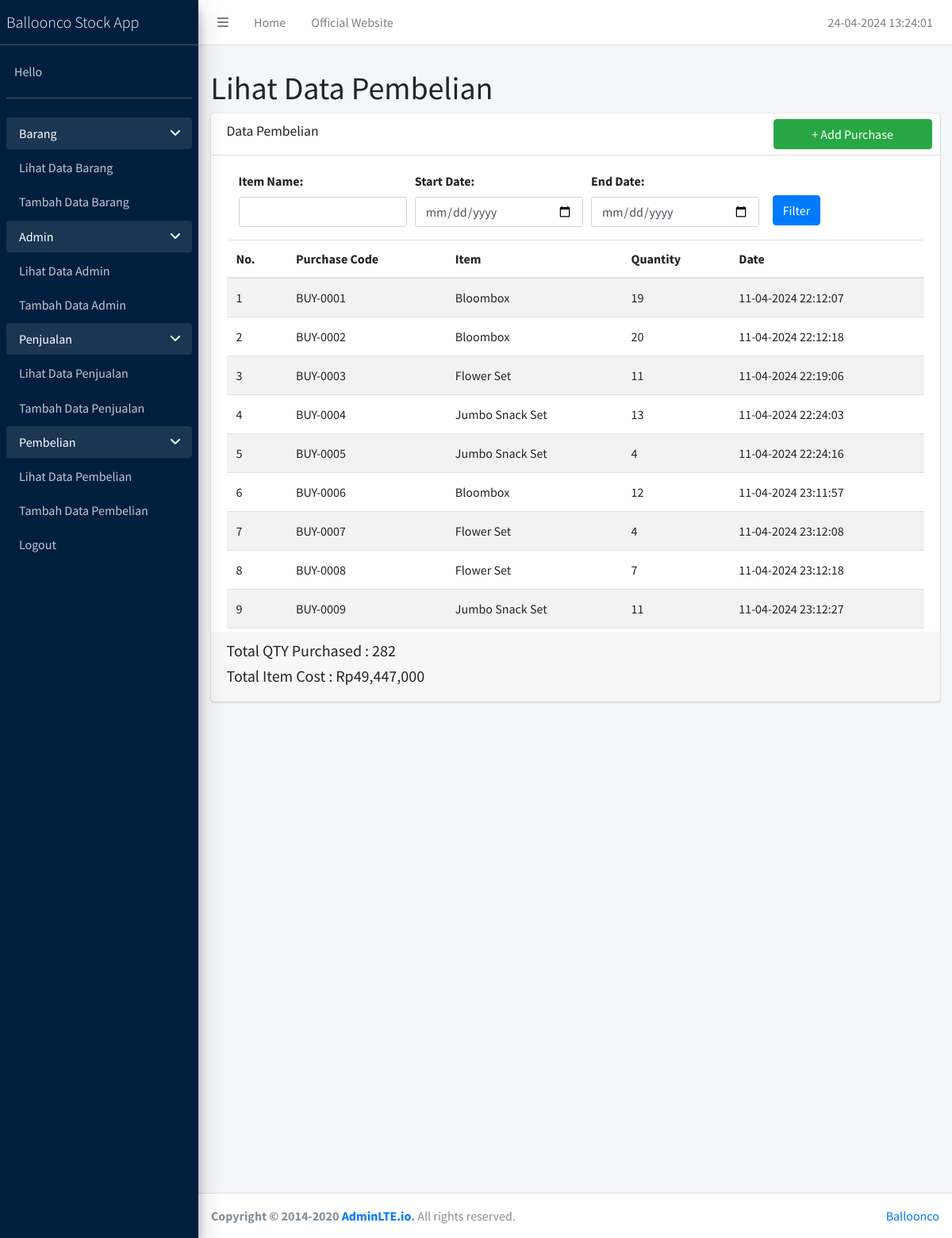
/lihat-pembelian.php, run on the app's committed database.
### tables this page shows
CREATE TABLE `pembelian` (
  `id_pembelian` int(11) NOT NULL,
  `kode_pembelian` varchar(50) NOT NULL,
  `quantity` int(50) NOT NULL,
  `tanggal_pembelian` datetime(6) NOT NULL,
  `id_barang` int(11) NOT NULL
);

CREATE TABLE `barang` (
  `id_barang` int(11) NOT NULL,
  `kode_barang` text NOT NULL,
  `nama_barang` varchar(50) NOT NULL,
  `qty_barang` int(50) NOT NULL,
  `harga_barang` int(50) NOT NULL,
  `harga_beli` int(50) NOT NULL,
  `deskripsi_barang` varchar(50) NOT NULL
);

### lihat-pembelian.php (the view, shortened to what this page needs)
<?php
include 'koneksi.php';
if(isset($_POST['filter'])) {
    $item_name = $_POST['item_name'];
    $start_date = $_POST['start_date'];
    $end_date = $_POST['end_date'];
    $query = "SELECT pb.kode_pembelian, b.nama_barang, pb.quantity, pb.tanggal_pembelian, b.harga_beli
              FROM pembelian pb
              JOIN barang b ON pb.id_barang = b.id_barang
              WHERE 1=1";
    if (!empty($item_name)) {
        $query .= " AND b.nama_barang = '$item_name'";
    }
    if (!empty($start_date) && !empty($end_date)) {
        $query .= " AND DATE(pb.tanggal_pembelian) BETWEEN '$start_date' AND '$end_date'";
    }
    $query .= " ORDER BY pb.tanggal_pembelian ASC";
} else {
    $query = "SELECT pb.kode_pembelian, b.nama_barang, pb.quantity, pb.tanggal_pembelian, b.harga_beli
              FROM pembelian pb
              JOIN barang b ON pb.id_barang = b.id_barang
              ORDER BY pb.tanggal_pembelian ASC";
}
$result = mysqli_query($koneksi, $query);
$query_all_pages = "SELECT SUM(pb.quantity) AS total_purchase, SUM(pb.quantity * b.harga_beli) AS total_harga_barang
                    FROM pembelian pb
                    JOIN barang b ON pb.id_barang = b.id_barang";
$result_all_pages = mysqli_query($koneksi, $query_all_pages);
$data_all_pages = mysqli_fetch_assoc($result_all_pages);
$total_purchase_all_pages = $data_all_pages['total_purchase'];
$total_harga_barang_all_pages = $data_all_pages['total_harga_barang'];
?>
<?php
include 'header.php';
?>
<body class="hold-transition sidebar-mini layout-fixed">
    <div class="wrapper">
        <?php
        include 'menu-bar.php';
        ?>
        <div class="content-wrapper">
            <div class="content-header">
            </div>
            <section class="content">
                <div class="container-fluid">
                    <div class="row">
                        <div class="col-12">
                            <h1>Lihat Data Pembelian</h1>
                            <div class="card">
                                <div class="card-header">
                                    <h3 class="card-title">Data Pembelian</h3>
                                    <div class="card-tools">
                                        <div class="input-group input-group-sm" style="width: 200px;">
                                            <button onclick="location.href='input-pembelian.php';" type="button" class="btn btn-block btn-success btn-md"> + Add Purchase</button>
                                        </div>
                                    </div>
                                </div>
                                <div class="card-body table-responsive" style="height: 600px;">
                                    <form method="post" action="">
                                        <div class="form-row">
                                            <div class="form-group col-md-3">
                                                <label style="margin-left: 15px;" for="item_name">Item Name:</label>
                                                <input style="margin-left: 15px;" type="text" class="form-control" id="item_name" name="item_name" value="<?php echo isset($_POST['item_name']) ? $_POST['item_name'] : ''; ?>">
                                            </div>
                                            <div class="form-group col-md-3">
                                                <label style="margin-left: 15px;" for="start_date">Start Date:</label>
                                                <input style="margin-left: 15px;" type="date" class="form-control" id="start_date" name="start_date" value="<?php echo isset($_POST['start_date']) ? $_POST['start_date'] : ''; ?>">
                                            </div>
                                            <div class="form-group col-md-3">
                                                <label style="margin-left: 15px;" for="end_date">End Date:</label>
                                                <input style="margin-left: 15px;" type="date" class="form-control" id="end_date" name="end_date" value="<?php echo isset($_POST['end_date']) ? $_POST['end_date'] : ''; ?>">
                                            </div>
                                            <div class="form-group col-md-3">
                                                <label>&nbsp;</label>
                                                <input style="margin-top: 30px; margin-left: 15px; " type="submit" class="btn btn-primary btn-md" name="filter" value="Filter">
                                            </div>
                                        </div>
                                    </form>
                                    <table class="table table-head-fixed table-striped">
                                        <thead>
                                            <tr>
                                                <th>No.</th>
                                                <th>Purchase Code</th>
                                                <th>Item</th>
                                                <th>Quantity</th>
                                                <th>Date</th>
                                            </tr>
                                        </thead>
                                        <tbody>
                                            <?php
                                            $no = 1;
                                            while ($data = mysqli_fetch_array($result)) {
                                                ?>
                                                <tr>
                                                    <td><?php echo $no; ?></td>
                                                    <td><?php echo $data['kode_pembelian']; ?></td>
                                                    <td><?php echo $data['nama_barang']; ?></td>
                                                    <td><?php echo $data['quantity']; ?></td>
                                                    <td><?php echo date("d-m-Y H:i:s", strtotime($data['tanggal_pembelian'])); ?></td>
                                                </tr>
                                                <?php
                                                $no++;
                                            }
                                            ?>
                                        </tbody>
                                    </table>
                                </div>
                                <div class="card-footer">
                                    <div class="row">
                                        <div class="col">
                                            <h5>Total QTY Purchased : <?php echo $total_purchase_all_pages; ?></h5>
                                            <h5>Total Item Cost : Rp<?php echo number_format($total_harga_barang_all_pages); ?></h5>
                                        </div>
                                    </div>
                                </div>
                            </div>
                        </div>
                    </div>
                </div>
            </section>
        </div>
        <?php
        include 'footer.php';
        ?>
</body>

### data on the page
pembelian: kode_pembelian "BUY-0001", id_barang.nama_barang "Bloombox", quantity "19", tanggal_pembelian "11-04-2024 22:12:07"
pembelian: kode_pembelian "BUY-0002", id_barang.nama_barang "Bloombox", quantity "20", tanggal_pembelian "11-04-2024 22:12:18"
pembelian: kode_pembelian "BUY-0003", id_barang.nama_barang "Flower Set", quantity "11", tanggal_pembelian "11-04-2024 22:19:06"
pembelian: kode_pembelian "BUY-0004", id_barang.nama_barang "Jumbo Snack Set", quantity "13", tanggal_pembelian "11-04-2024 22:24:03"
pembelian: kode_pembelian "BUY-0005", id_barang.nama_barang "Jumbo Snack Set", quantity "4", tanggal_pembelian "11-04-2024 22:24:16"
pembelian: kode_pembelian "BUY-0006", id_barang.nama_barang "Bloombox", quantity "12", tanggal_pembelian "11-04-2024 23:11:57"
pembelian: kode_pembelian "BUY-0007", id_barang.nama_barang "Flower Set", quantity "4", tanggal_pembelian "11-04-2024 23:12:08"
pembelian: kode_pembelian "BUY-0008", id_barang.nama_barang "Flower Set", quantity "7", tanggal_pembelian "11-04-2024 23:12:18"
pembelian: kode_pembelian "BUY-0009", id_barang.nama_barang "Jumbo Snack Set", quantity "11", tanggal_pembelian "11-04-2024 23:12:27"

### other printed values
$total_purchase_all_pages "282"
$total_harga_barang_all_pages "49,447,000"
